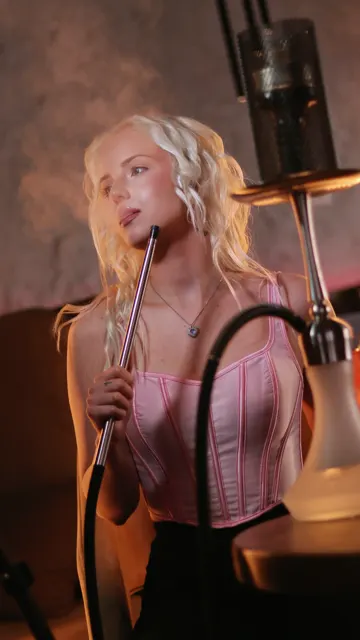
#> input picture 3d/img/p1.webp, 360 x 640 px
$ python halftone.py ../3d/img/p1.webp ../3d/img/p2.webp
#> lines starting #> are read from the running program, lines starting #| are printed output that depends on the picture
#!/usr/bin/env python3
"""Печатный «комиксный» растр для анимации галереи new.spickibg.com:
бумага + красные точки (45°) + чёрные точки в тенях (15°).  python3 tools/halftone.py in.webp out.webp"""
import sys
import numpy as np
from PIL import Image, ImageFilter, ImageOps

PAPER = np.array([244, 238, 227], float); RED = np.array([212, 17, 31], float); INK = np.array([20, 13, 14], float)


def screen(L, cell, ang, gain, bias):
    h, w = L.shape
    yy, xx = np.mgrid[0:h, 0:w].astype(float)
    a = np.deg2rad(ang); u = xx * np.cos(a) + yy * np.sin(a); v = -xx * np.sin(a) + yy * np.cos(a)
    cu = (np.floor(u / cell) + .5) * cell; cv = (np.floor(v / cell) + .5) * cell
    d = np.hypot(u - cu, v - cv)
    # тон берём в центре ячейки
    cx = np.clip((cu * np.cos(a) - cv * np.sin(a)).round().astype(int), 0, w - 1)
    cy = np.clip((cu * np.sin(a) + cv * np.cos(a)).round().astype(int), 0, h - 1)
    dark = np.clip((1 - L[cy, cx]) * gain - bias, 0, 1)
    r = cell * 0.72 * np.sqrt(dark)
    return np.clip(r - d + .5, 0, 1)  # мягкий край точки


def main(src, dst, width=440):
#> called with src = '../3d/img/p1.webp', dst = '../3d/img/p2.webp', width = 440
    im = Image.open(src).convert("RGB")
#> im is the input picture: PIL image 360x640 RGB; mean R, G, B 100.6, 66.5, 56.2
    im = im.resize((width, round(im.height * width / im.width)), Image.LANCZOS)
#> im: PIL image 440x782 RGB
    g0 = im.convert("L")
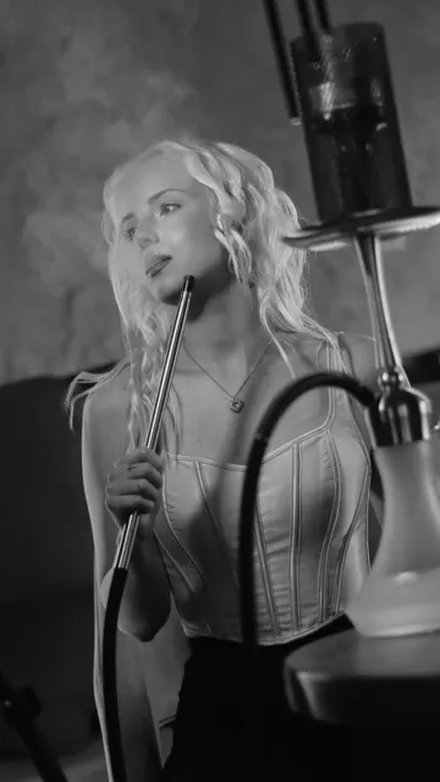
#> g0: PIL image 440x782 L; min 0, max 247, mean 75.5
    # фото ночные и тёмные: выравниваем гистограмму и поднимаем тени, иначе растр получается почти чёрным
    g = Image.blend(ImageOps.autocontrast(g0, cutoff=1), ImageOps.equalize(g0), .6).filter(ImageFilter.GaussianBlur(.8))
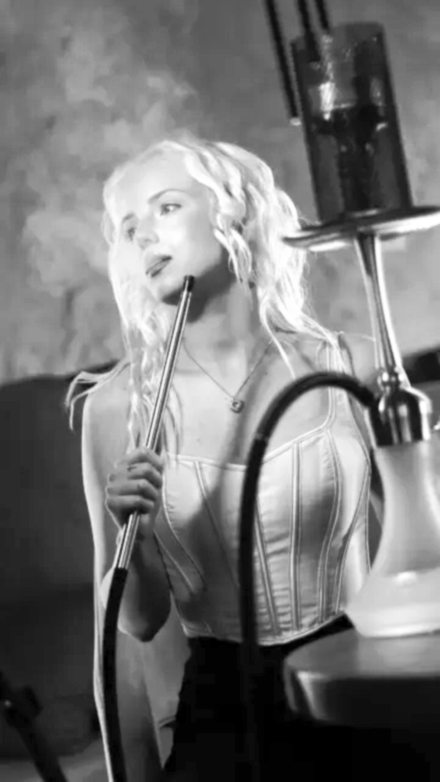
#> g: PIL image 440x782 L; min 0, max 255, mean 117.2
    L = (np.asarray(g, float) / 255) ** .75
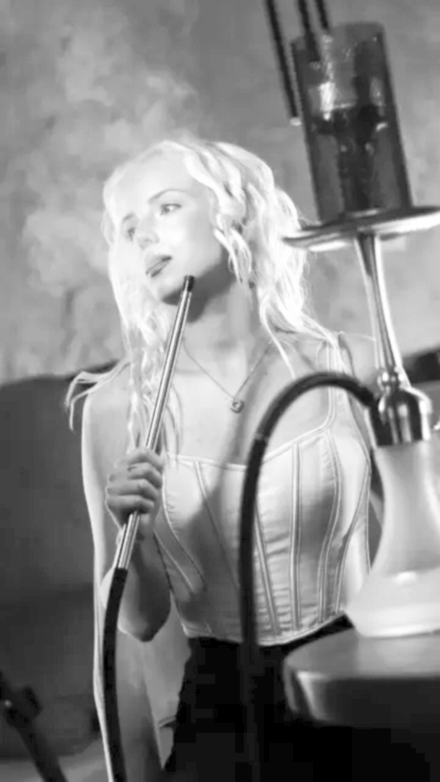
#> L: shape (782, 440) float64; min 0, max 1, mean 0.533
    red = screen(L, 5.2, 45, 1.25, .05)
#> in screen, `r = cell * 0.72 * np.sqrt(dark)`:
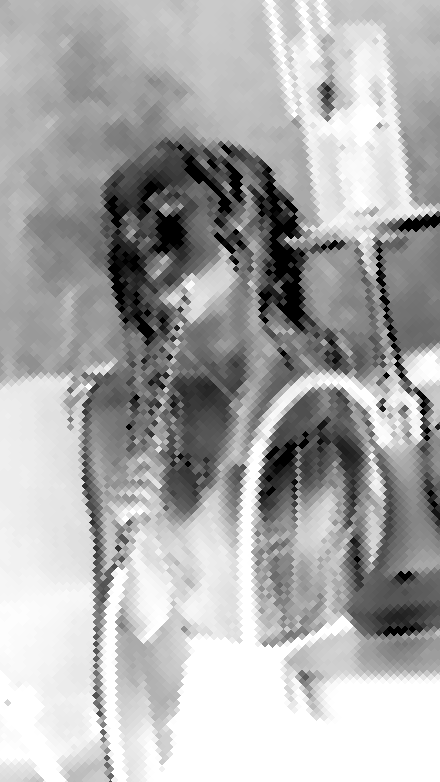
#> r: shape (782, 440) float64; min 0, max 3.74, mean 2.53; drawn with min black and max white
    ink = screen(L, 5.2, 15, 1.7, .78)
#> call 2 of screen, with cell = 5.2, ang = 15, gain = 1.7, bias = 0.78
#> in screen (call 2), `dark = np.clip((1 - L[cy, cx]) * gain - bias, 0, 1)`:
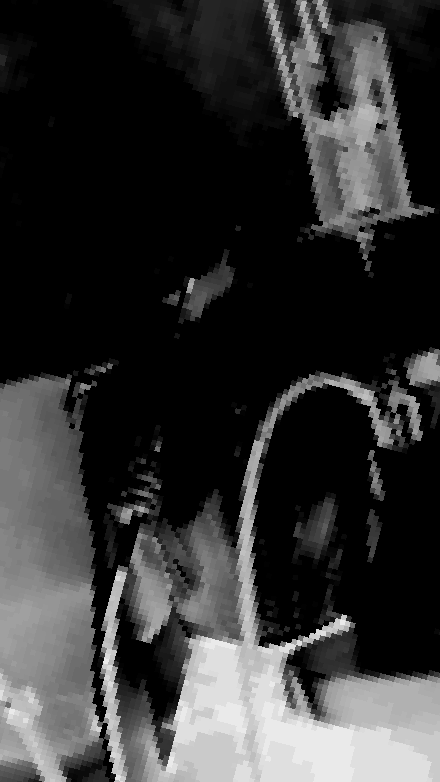
#> dark: shape (782, 440) float64; min 0, max 0.92, mean 0.201
#> in screen (call 2), `return np.clip(r - d + .5, 0, 1)`:
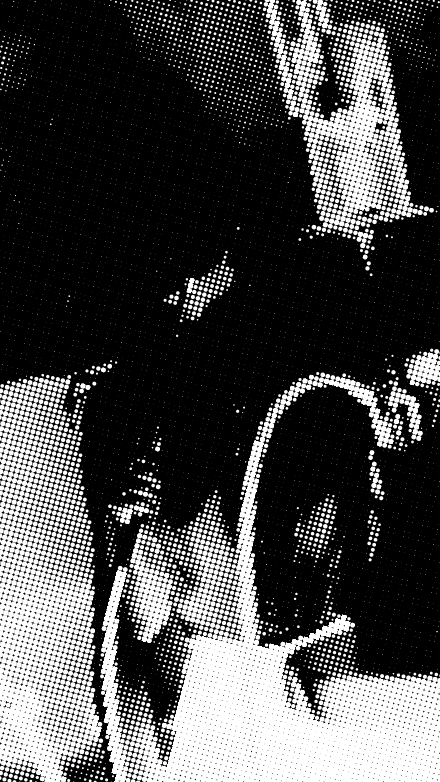
#> returned value: shape (782, 440) float64; min 0, max 1, mean 0.287
    out = PAPER * (1 - red[..., None]) + RED * red[..., None]
    out = out * (1 - ink[..., None]) + INK * ink[..., None]
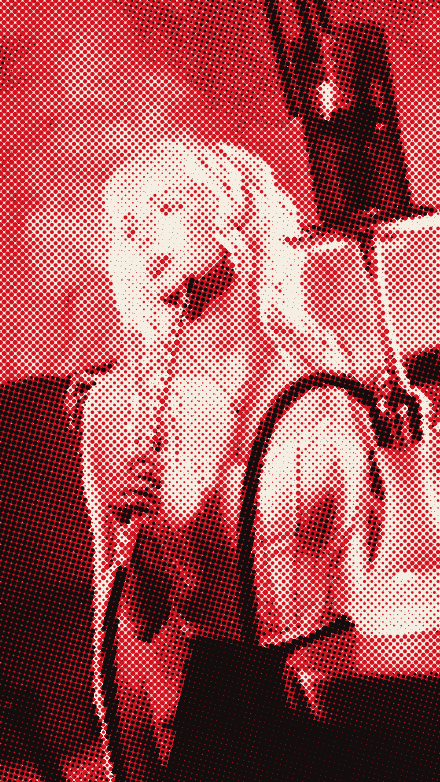
#> out: shape (782, 440, 3) float64; mean of channels 0, 1, 2 167, 85.5, 87.9; drawn as R, G, B
    Image.fromarray(out.clip(0, 255).astype(np.uint8)).save(dst, "WEBP", quality=62, method=6)


if __name__ == "__main__":
    main(sys.argv[1], sys.argv[2])

$ run again, on 3d/img/p3.webp
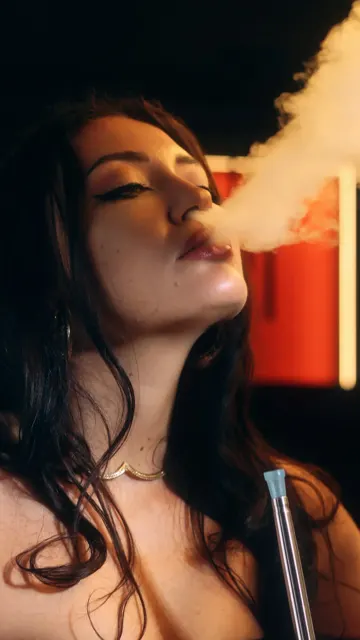
#> input picture 3d/img/p3.webp, 360 x 640 px
#> in main, im is the input picture: PIL image 360x640 RGB; mean R, G, B 95.4, 64.5, 47.9
#> im: PIL image 440x782 RGB
#> in screen (call 2), `return np.clip(r - d + .5, 0, 1)`:
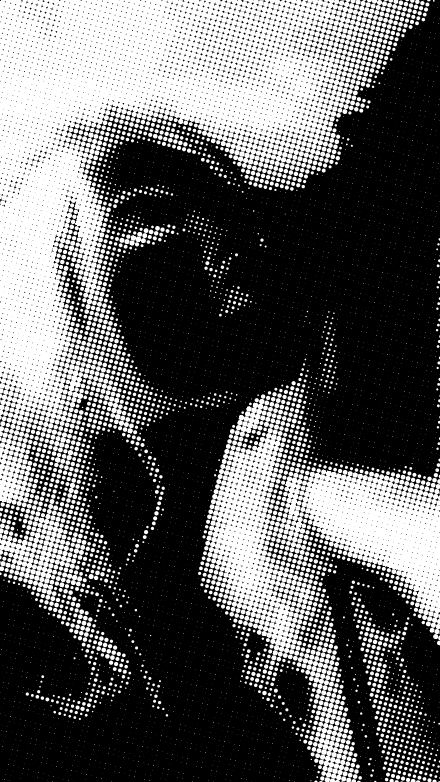
#> returned value: shape (782, 440) float64; min 0, max 1, mean 0.372
#> in main, `out = out * (1 - ink[..., None]) + INK * ink[..., None]`:
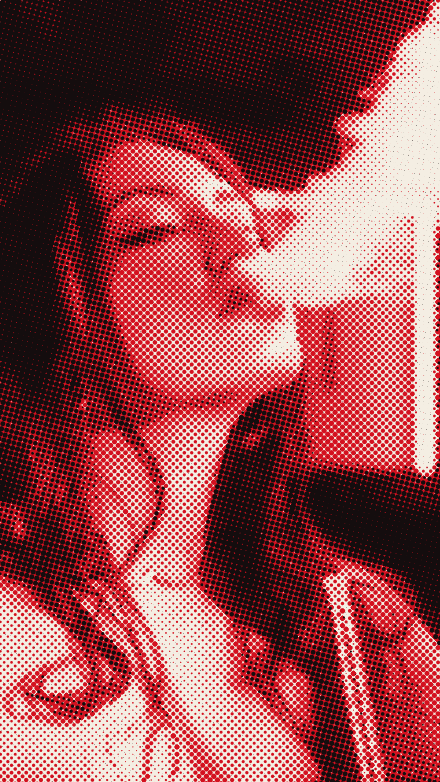
#> out: shape (782, 440, 3) float64; mean of channels 0, 1, 2 149.5, 77.5, 79.6; drawn as R, G, B

$ run again, on 3d/img/p4.webp
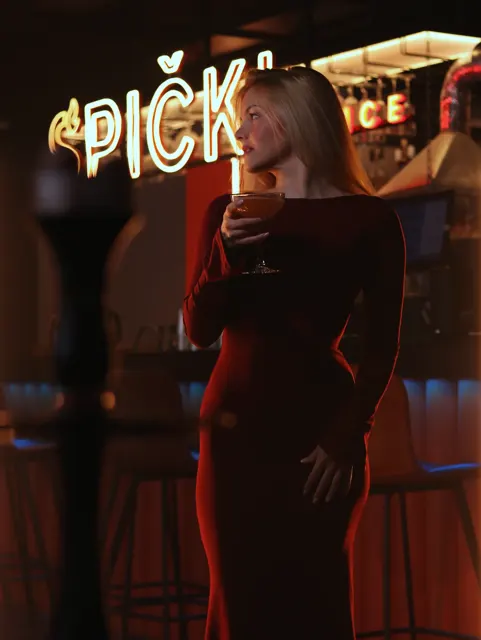
#> input picture 3d/img/p4.webp, 481 x 640 px
#> in main, im is the input picture: PIL image 481x640 RGB; mean R, G, B 54.1, 31.8, 22.9
#> im: PIL image 440x585 RGB
#> in screen (call 2), `return np.clip(r - d + .5, 0, 1)`:
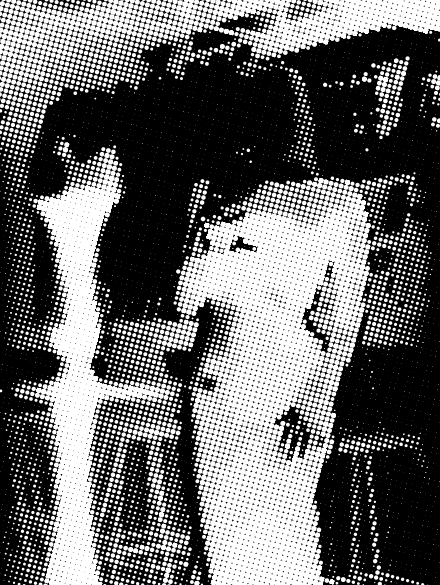
#> returned value: shape (585, 440) float64; min 0, max 1, mean 0.407
#> in main, `out = out * (1 - ink[..., None]) + INK * ink[..., None]`:
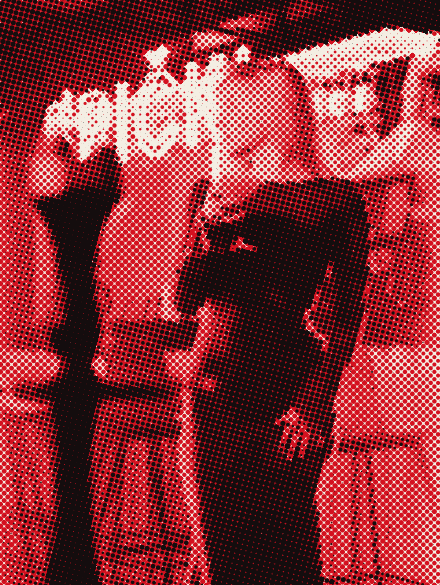
#> out: shape (585, 440, 3) float64; mean of channels 0, 1, 2 139.3, 52.5, 57; drawn as R, G, B
